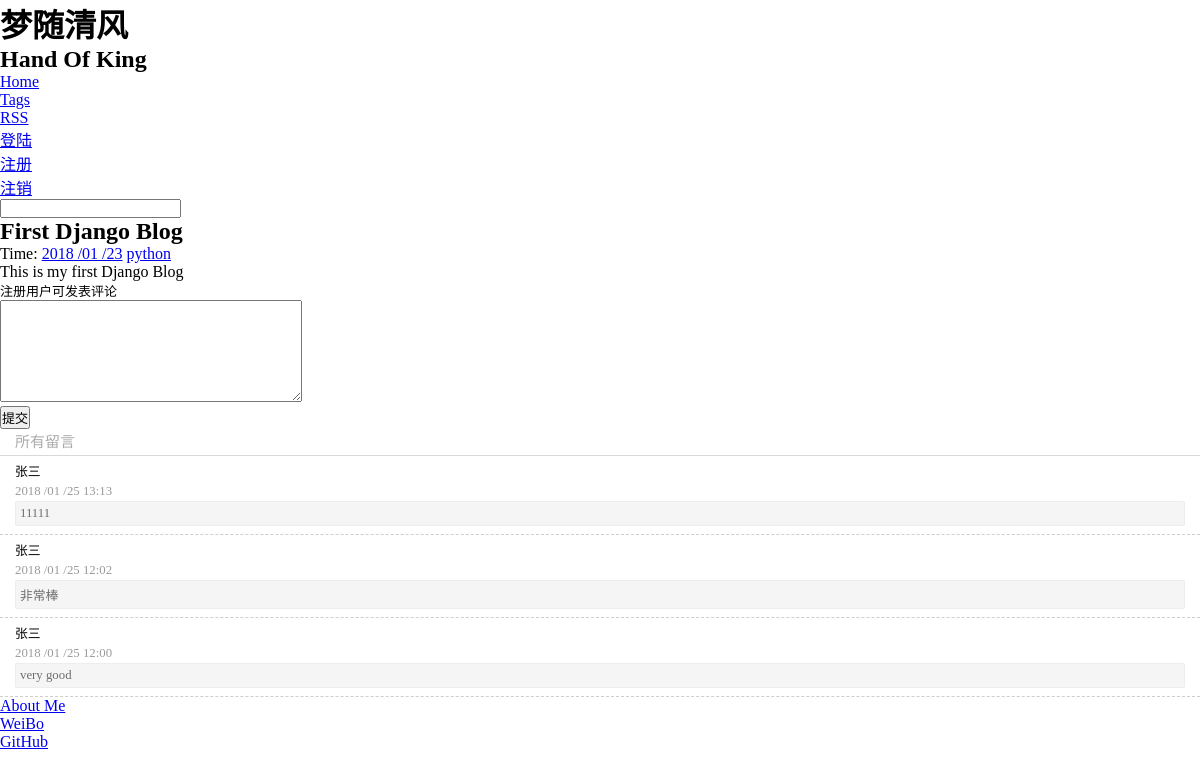
The app's page /articles/3/ with its own data.
### article/models.py (models this page shows, shortened)
class Article(models.Model):
    title=models.CharField(max_length=100)
    category=models.CharField(max_length=50,blank=True)
    date_time=models.DateField(auto_now_add=True)
    content=models.TextField(blank=True,null=True)
    class Meta:
        ordering=['-date_time']

### comment/models.py (models this page shows, shortened)
class Comment(models.Model):
    user_name=models.CharField(max_length=20)
    titleId=models.IntegerField()
    date_time=models.DateTimeField(auto_now_add=True)
    content=models.CharField(max_length=200,null=True,blank=True)
    class Meta:
        ordering=['-date_time']

### article/views.py (the view, shortened to what this page needs)
# urls.py: url(r'^articles/(?P<id>\d+)/$',views.detail,name='detail'),
def detail(request,id):
    try:
        post=Article.objects.get(id=id)
    except Article.DoesNotExist:
        raise Http404
    comments = show_comment(id)
    return render(request,'post.html',{'post':post,'comments':comments})

### article/templatetags/custom_markdown.py (called while the page is built)
@register.filter(is_safe=True)
@stringfilter
def custom_markdown(value):
    return mark_safe(markdown.markdown(value,extensions = ['markdown.extensions.fenced_code', 'markdown.extensions.codehilite'],safe_mode=True,enable_attributes=False))

### comment/views.py (called while the page is built)
def show_comment(id):
    comments=Comment.objects.filter(titleId=id)
    return comments

### templates/post.html (shortened to what this page needs)
{% extends "base.html" %}
{% load custom_markdown %}
{% block content %}
    <div class="posts">
        <section class="post">
            <header class="post-header">
                <h2 class="post-title">{{ post.title }}</h2>
                    <p class="post-meta">
                        Time:  <a class="post-author" href="#">{{ post.date_time|date:"Y /m /d"}}</a> <a class="post-category post-category-js" href="#">{{ post.category }}</a>
                    </p>
            </header>
                <div class="post-description">
                    <p>
                        {{ post.content|custom_markdown }}
                    </p>
                </div>
        </section>
    </div>
    <div class="posts">
        <p style="font-size: 13px">注册用户可发表评论</p>
        <form action="{% url "detail" id=post.id %}" method="post">
            <p><textarea style="width: 300px;height: 100px;font-size: 10px" maxlength="200"  name="c" ></textarea></p>
            <p><input type="submit" value="提交" style="font-size: 13px"></p>
        </form>
    </div>
    <div class="ylcon">
<p class="tit">
所有留言
</p>
<div id="messDivId">
{% for comment in comments %}
<div class="story">
<p class="story_t">{{ comment.user_name }}</p>
<p class="story_time">{{ comment.date_time|date:"Y /m /d  H:i" }}</p>
<p class="story_hf">{{ comment.content }}</p>
</div>
{% endfor %}
</div>
</div>
{% endblock %}

### templates/base.html (shortened to what this page needs)
<!DOCTYPE html>
<html lang="en">
<head>
    <link rel="stylesheet" href="http://labfile.oss.aliyuncs.com/courses/487/pure-min.css">
    <link rel="stylesheet" href="http://labfile.oss.aliyuncs.com/courses/487/grids-responsive-min.css">
    <link rel="stylesheet" href="http://labfile.oss.aliyuncs.com/courses/487/blog.css">
    <link rel="stylesheet" href="http://labfile.oss.aliyuncs.com/courses/487/monokai.css ">
</head>
<body>
<div id="layout" class="pure-g">
    <div class="sidebar pure-u-1 pure-u-md-1-4">
        <div class="header">
            <h1 class="brand-title">梦随清风</h1>
            <h2 class="brand-tagline">Hand Of King</h2>
            <nav class="nav">
                <ul class="nav-list">
                    <li class="nav-item">
                        <a class="pure-button" href="{% url "home" %}">Home</a>
                    </li>
                    <li class="nav-item">
                        <a class="pure-button" href="{% url "tags" %}">Tags</a>
                    </li>
                    <li class="nav-item">
                        <a class="pure-button" href="{% url "RSS" %}">RSS</a>
                    </li>
                    <li class="nav-item">
                        <a class="pure-button" href="{% url "login" %}">登陆</a>
                    </li>
                    <li class="nav-item">
                        <a class="pure-button" href="{% url "register" %}">注册</a>
                    </li>
                    <li class="nav-item">
                        <a class="pure-button" href="{% url "logout" %}">注销</a>
                    </li>
                    <li>
                        <form class="pure-form" action="/select" method="get">
                            <input class="pure-input-3-3" type="text" name="s">
                        </form>
                    </li>
                </ul>
            </nav>
        </div>
    </div>
    <div class="content pure-u-1 pure-u-md-3-4">
        <div>
            {% block content %}
            {% endblock %}
            <div class="footer">
                <div class="pure-menu pure-menu-horizontal pure-menu-open">
                    <ul>
                        <li><a href="{% url "aboutme" %}">About Me</a></li>
                        <li><a href="http://weibo.com/wsccurry">WeiBo</a></li>
                        <li><a href="http://github.com/wsccurry/">GitHub</a></li>
                    </ul>
                </div>
            </div>
        </div>
    </div>
</div>
</body>
</html>

### templates/post.html (style rules this page uses)
* { margin:0;padding:0; -webkit-touch-callout: none; -webkit-text-size-adjust: none; -webkit-tap-highlight-color: rgba(210,210,210,0.35); -webkit-user-select: none; }
ul,li { list-style:none; }
.ylcon { width:100%;min-width:320px; }
.tit { height:26px;line-height:26px;padding:0px 15px;position:relative;font-size:15px;color:#aaa;border-bottom:1px solid rgba(0, 0, 0, 0.15); }
.story { border-bottom:1px dashed #cecece;padding:0 15px 3px;position:relative; }
.story_t { font-size:0.8em;color:rgba(0,0,0,1);padding-top:5px;padding-bottom:2px; }
.story_time { color:rgba(154,154,154,1);padding:2px 0;font-size: 0.8em }
.story_hf { background:rgb(245,245,245);font-size:0.8em;border:1px solid rgba(204,204,204,0.2);border-radius:2px;color:rgba(110,110,110,1);padding:4px;margin-bottom:5px; }

### records on screen
Article: title "First Django Blog", date_time "2018 /01 /23", category "python", content|custom_markdown "This is my first Django Blog"
Comment: user_name "张三", date_time "2018 /01 /25 13:13", content "11111"
Comment: user_name "张三", date_time "2018 /01 /25 12:02", content "非常棒"
Comment: user_name "张三", date_time "2018 /01 /25 12:00", content "very good"
